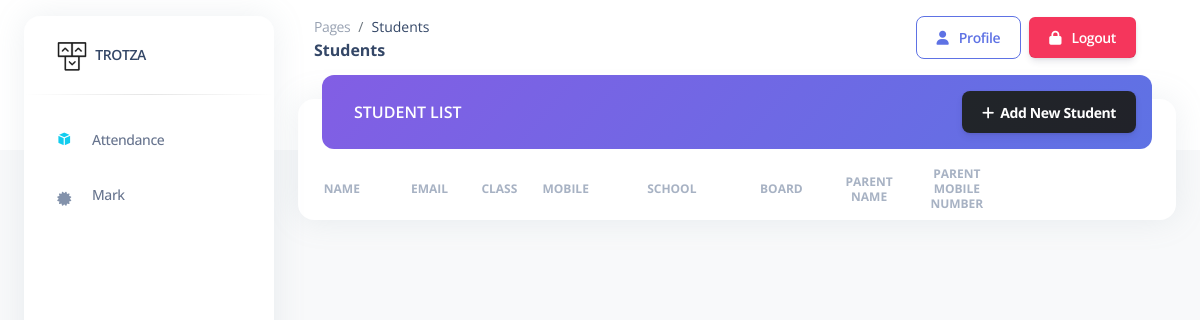
/admin/pages/student_list.php (signed in), run on an earlier commit of the app's database.
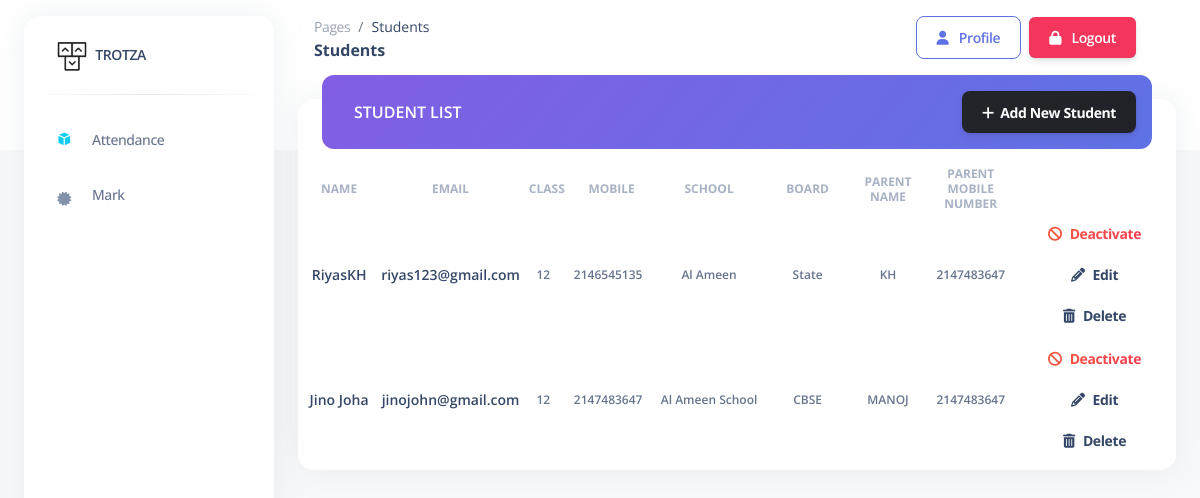
And on a later commit of the database.
### tables this page shows
CREATE TABLE `student_data` (
  `sid` int(11) NOT NULL,
  `name` varchar(100) NOT NULL,
  `class` varchar(100) NOT NULL,
  `mobile` int(11) NOT NULL,
  `email` varchar(100) NOT NULL,
  `school` varchar(100) NOT NULL,
  `board` varchar(100) NOT NULL,
  `pname` varchar(100) NOT NULL,
  `pmobile` int(11) NOT NULL
);

CREATE TABLE `class` (
  `cid` int(11) NOT NULL,
  `clname` varchar(100) NOT NULL
);

### admin/pages/student_list.php (the view, shortened to what this page needs)
<?php
include '../includes/connection.php';
?>
<!DOCTYPE html>
<html lang="en">
<head>
  <link href="../assets/css/nucleo-icons.css" rel="stylesheet" />
  <link href="../assets/css/nucleo-svg.css" rel="stylesheet" />
  <link href="../assets/css/nucleo-svg.css" rel="stylesheet" />
  <link id="pagestyle" href="../assets/css/argon-dashboard.css?v=2.0.4" rel="stylesheet" />
</head>
<body class="g-sidenav-show   bg-gray-100">
  <?php include '../includes/sidebar.php';
  sideBar('student');
  ?>
  <main class="main-content position-relative border-radius-lg ">
    <nav class="navbar navbar-main navbar-expand-lg px-0 mx-4 shadow-none border-radius-xl " id="navbarBlur"
      data-scroll="false">
      <div class="container-fluid py-1 px-3">
        <nav aria-label="breadcrumb">
          <ol class="breadcrumb bg-transparent mb-0 pb-0 pt-1 px-0 me-sm-6 me-5">
            <li class="breadcrumb-item text-sm"><a class="opacity-5 text-dark" href="javascript:;">Pages</a></li>
            <li class="breadcrumb-item text-sm text-dark active" aria-current="page">Students</li>
          </ol>
          <h6 class="font-weight-bolder text-dark mb-0">Students</h6>
        </nav>
        <div class="collapse navbar-collapse mt-sm-0 mt-2 me-md-0 me-sm-4" id="navbar">
          <ul class="navbar-nav  ms-md-auto pe-md-3 d-flex align-items-center">
            <li class="nav-item d-flex align-items-center border-2">
              <button onclick="window.location.href='profile.php'"
                class="btn btn-outline-primary btn-md font-weight-bold  mb-0"><i
                  class="fa fa-user me-sm-1"></i>&nbsp;&nbsp;Profile</button>
            </li>
            <li class="nav-item d-flex align-items-center bg-danger mx-2 rounded">
              <button onclick="window.location.href='logout.php'" class="btn btn-md font-weight-bold text-white mb-0"><i
                  class="fa fa-lock me-sm-1"></i>&nbsp;&nbsp;Logout</button>
            </li>
          </ul>
        </div>
      </div>
    </nav>
    <div class="container-fluid py-4">
      <div class="row">
        <div class="col-12">
          <div class="card mb-4">
            <div class="card-header p-0 position-relative mt-n4 mx-4">
              <div class="d-flex justify-content-between bg-gradient-primary shadow-primary border-radius-lg p-3">
                <h6 class="text-white ps-3 pt-2 text-uppercase">Student List</h6>
                <button class="btn bg-gradient-dark m-0 toast-btn" type="button" data-toggle="modal"
                  data-target="#form"><i class="fas fa-plus"></i>&nbsp;&nbsp;Add New
                  Student</button>
              </div>
            </div>
            <div class="card-body px-0 pt-3 pb-2">
              <div class="table-responsive p-0">
                <table class="align-items-center mb-0 w-100 d-block d-md-table text-sm">
                  <thead>
                    <tr>
                      <th class="text-center text-uppercase text-secondary text-xs font-weight-bolder opacity-7"
                        style="width: 10%;">
                        Name</th>
                      <th class="text-center text-uppercase text-secondary text-xs font-weight-bolder opacity-7"
                        style="width: 10%;">
                        Email</th>
                      <th class="text-center text-uppercase text-secondary text-xs font-weight-bolder opacity-7 ps-2"
                        style="width: 5%;">
                        Class</th>
                      <th
                        class="text-center text-uppercase text-secondary text-xs font-weight-bolder opacity-7 ps-2 th-sm"
                        style="width: 10%;">
                        Mobile</th>
                      <th class="text-center text-uppercase text-secondary text-xs font-weight-bolder opacity-7"
                        style="width: 15%;">
                        School</th>
                      <th class="text-center text-uppercase text-secondary text-xs font-weight-bolder opacity-7"
                        style="width: 10%;">
                        Board</th>
                      <th class="text-center text-uppercase text-secondary text-xs font-weight-bolder opacity-7"
                        style="width: 10%;">
                        Parent Name</th>
                      <th class="text-center text-uppercase text-secondary text-xs font-weight-bolder opacity-7"
                        style="width: 10%;">
                        Parent Mobile Number</th>
                      <th class="text-center text-uppercase text-secondary text-xs font-weight-bolder opacity-7"
                        style="width: 20%;">
                      </th>
                    </tr>
                  </thead>
                  <tbody>
                    <?php
                    $query = "SELECT student_data.*, class.clname, login.status
                    FROM student_data
                    INNER JOIN login ON student_data.sid = login.id
                    INNER JOIN class ON student_data.class = class.cid
                    WHERE login.type = 'student' AND login.status != 2";
                    $result = mysqli_query($conn, $query);
                    while ($row = mysqli_fetch_array($result)) {
                      $className = $row["clname"];
                      ?>
                      <tr>
                        <td class="align-middle text-center">
                          <div class="d-flex flex-column ">
                            <h6 class="mb-0 text-sm">
                              <?php echo $row["name"]; ?>
                            </h6>
                          </div>
                        </td>
                        <td class="align-middle text-center">
                          <div class="d-flex flex-column ">
                            <h6 class="mb-0 text-sm">
                              <?php echo $row["email"]; ?>
                            </h6>
                          </div>
                        </td>
                        <td class="align-middle text-center">
                          <p class="text-xs font-weight-bold mb-0">
                            <?php echo $className ?>
                          </p>
                        </td>
                        <td class="align-middle text-center">
                          <p class="text-xs font-weight-bold mb-0">
                            <?php echo $row["mobile"]; ?>
                          </p>
                        </td>
                        <td class="align-middle text-center">
                          <p class="text-xs font-weight-bold mb-0">
                            <?php echo $row["school"]; ?>
                          </p>
                        </td>
                        <td class="align-middle text-center">
                          <p class="text-xs font-weight-bold mb-0">
                            <?php echo $row["board"]; ?>
                          </p>
                        </td>
                        <td class="align-middle text-center">
                          <p class="text-xs font-weight-bold mb-0">
                            <?php echo $row["pname"]; ?>
                          </p>
                        </td>
                        <td class="align-middle text-center">
                          <p class="text-xs font-weight-bold mb-0">
                            <?php echo $row["pmobile"]; ?>
                          </p>
                        </td>
                        <td class="align-middle text-center">
                          <?php
                          if ($row["status"] == 1) {
                            ?>
                            <a class="btn btn-link text-danger text-gradient px-3 mb-0"
                              href="../includes/sdeactivate.php?id=<?php echo $row["sid"]; ?> & d=0">
                              <i class="fas fa-ban me-2"></i>Deactivate
                            </a>
                            <?php
                          }
                          ?>
                          <a class="btn btn-link text-dark px-3 mb-0" type="button" data-toggle="modal"
                            data-target="#edit" onclick="getData(<?php echo $row['sid']; ?>) "><i
                              class="fas fa-pencil-alt text-dark me-2"></i>Edit</a>
                          <a class="btn btn-link text-dark px-3 mb-0"
                            href="../includes/sdeactivate.php?id=<?php echo $row["sid"]; ?> & d=2"><i
                              class="fas fa-trash-alt text-dark me-2"></i>Delete</a>
                        </td>
                      </tr>
                      <?php
                    }
                    ?>
                  </tbody>
                </table>
              </div>
            </div>
          </div>
        </div>
      </div>
    </div>
  </main>
</body>
</html>

### admin/includes/sidebar.php (shortened to what this page needs)
<?php
function sideBar($active)
{
if ($_SESSION['UserType'] == 'faculty') {
?>
    <aside class="sidenav bg-white navbar navbar-vertical navbar-expand-xs border-0 border-radius-xl my-3 fixed-start ms-4" id="sidenav-main">
        <div class="sidenav-header">
            <a class="navbar-brand m-0" href="" target="_blank">
                <img src="../assets/img/logo-ct-dark.png" class="navbar-brand-img h-100" alt="main_logo">
                <span class="ms-1 font-weight-bold">TROTZA</span>
            </a>
        </div>
        <hr class="horizontal dark mt-0">
        <div class="collapse navbar-collapse  w-auto " id="sidenav-collapse-main">
            <ul class="navbar-nav">
                <li class="nav-item">
                    <a class="nav-link <?php if($active == 'attendance') { echo 'active'; } ?>" href="attendance_list.php">
                        <div class="icon icon-shape icon-sm border-radius-md text-center me-2 d-flex align-items-center justify-content-center">
                            <i class="ni ni-app text-info text-sm opacity-10"></i>
                        </div>
                        <span class="nav-link-text ms-1">Attendance</span>
                    </a>
                </li>
                <li class="nav-item">
                    <a class="nav-link <?php if($active == 'mark') { echo 'active'; } ?>" href="marks.php">
                        <div class="icon icon-shape icon-sm border-radius-md text-center me-2 d-flex align-items-center justify-content-center">
                            <i class="fa fa-certificate text-secondary text-sm opacity-10"></i>
                        </div>
                        <span class="nav-link-text ms-1">Mark</span>
                    </a>
                </li>
            </ul>
        </div>
    </aside>
<?php
}}
?>

### admin/assets/css/nucleo-svg.css (style rules this page uses)
.icon { display: inline-block; color: #111111; height: 1em; width: 1em; }
.icon-sm { height: 0.8em; width: 0.8em; }
.icon { fill: currentColor; stroke: none; }

What changed in the data, as far as the page shows it:
added student_data: name "RiyasKH", email "riyas123@gmail.com", class.clname "12", mobile "2146545135", school "Al Ameen", board "State", pname "KH", pmobile "2147483647"
added student_data: name "Jino Joha", email "jinojohn@gmail.com", class.clname "12", mobile "2147483647", school "Al Ameen School", board "CBSE", pname "MANOJ", pmobile "2147483647"
